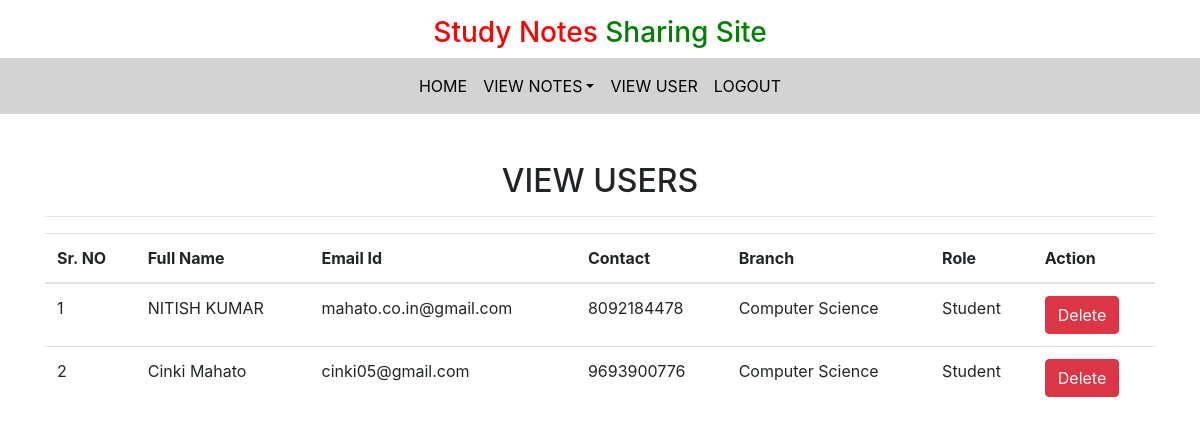
The page /view_users/ (signed in) on the database its author committed.
### notes/models.py (models this page shows, shortened)
class Signup(models.Model):
    user = models.ForeignKey(User,on_delete=models.CASCADE)
    contact = models.CharField(max_length=10, null=True)
    branch = models.CharField(max_length=30)
    role = models.CharField(max_length=15)

### notes/views.py (the view)
# urls.py: path('view_users/', views.view_users, name='view_users'),
def view_users(request):
    if not request.user.is_authenticated:
        return redirect('login_admin')
    users = Signup.objects.all()
    d ={'users':users}
    return render(request, 'view_users.html', d)

### notes/templates/view_users.html
{% extends 'admin_nav.html' %}
{% load static %}
{% block body %}
<div class="container mt-5">
    <h2 class="text-center">VIEW USERS</h2>
    <hr>
    <table class="table table=bordered" id="myTable">
        <thead>
            <tr>
                <th>Sr. NO</th>
                <th>Full Name</th>
                <th>Email Id</th>
                <th>Contact</th>
                <th>Branch</th>
                <th>Role</th>
                <th>Action</th>
            </tr>
            {% for i in users %}
            <tr>
                    <td>{{forloop.counter}}</td>
                    <td style="text-transform: capitalize;">{{i.user.first_name}} {{i.user.last_name}}</td>
                    <td>{{i.user.username}}</td>
                    <td>{{i.contact}}</td>
                    <td>{{i.branch}}</td>
                    <td>{{i.role}}</td>
                    <td><a href="{% url 'delete_users' i.user.id %}" class="btn btn-danger" onclick="return confirm('Are you Want to Delete')">Delete</a></td>
            </tr>
            {% endfor %}
        </thead>
    </table>
</div>
{% endblock %}

### rows shown on the page
Signup: user.first_name "NITISH", user.last_name "KUMAR", user.username "mahato.co.in@gmail.com", contact "8092184478", branch "Computer Science", role "Student"
Signup: user.first_name "Cinki", user.last_name "Mahato", user.username "cinki05@gmail.com", contact "9693900776", branch "Computer Science", role "Student"
